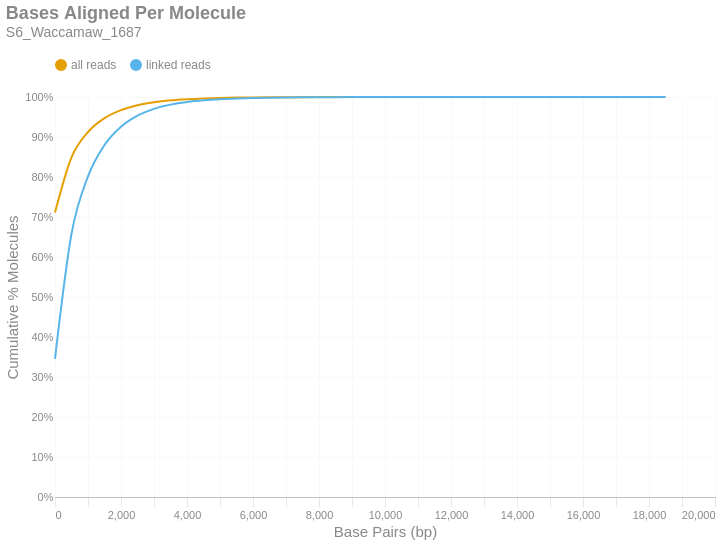

The cell this chart's notebook holds for it:
### Markdown cell above
### Bases Aligned Per Molecule
This is a cumulative frequency distribution showing the number of base pairs aligned per unique molecule. These data are shown in 500 bp bins. There are two distributions: one with `all reads` (yellow) and another with only `linked reads` (blue). The percent of molecules in the `linked reads` distribution is relative to the total number of linked molecules.

### Code cell
if SKIPLR:
    print_html(f"Skipped")
else:
    binned_df = consolidated_hist(valids['aligned_bp'], mask, 500, True)
    with SafeRender(binned_df):
        (
            density_plot(binned_df, 'Bases Aligned Per Molecule', samplename, 'basesper')
            .encode(
                x=alt.X('bin:Q', title="Base Pairs (bp)").axis(tickMinStep=500).scale(padding=0),
                y=alt.Y('value:Q', title='Cumulative % Molecules')
                    .axis(format='%')
                    .scale(domain = [0,1])
                    .stack(False),
                color=alt.Color("key:N").scale(domain = ["all reads", "linked reads"]),
                tooltip = [
                    alt.Tooltip("key:N", title = "Data Type"),
                    alt.Tooltip("range_label:N", title="Bases Aligned Per Molecule"),
                    alt.Tooltip("value:Q", format = ".2%", title="% Molecules (Cum.)")
                ]
            )
        ).display()

### Figure 1 — Vega-Lite specification as saved in the notebook (floating-point values rounded to 4 significant figures)
{"width": "container", "height": 400, "config": {"title": {"anchor": "start", "dy": -15, "fontSize": 18, "color": "#888888", "subtitleColor": "#888888", "subtitleFontSize": 14}, "arc": {"fill": "#0072B2"}, "axis": {"domainColor": "#888888", "domainWidth": 0.5, "gridWidth": 0.2, "grid": false, "titleFontWeight": 400, "titleFontSize": 15, "labelFontSize": 11, "labelColor": "#888888", "tickColor": "#888888", "tickWidth": 0.2, "titleColor": "#888888"}, "axisBand": {"grid": false}, "axisX": {"grid": true, "tickSize": 10, "domainCap": "round"}, "axisY": {"domain": false, "grid": true, "tickSize": 0, "domainCap": "round"}, "background": "transparent", "header": {"labelFontSize": 15, "labelColor": "#888888", "titleFontSize": 15, "titleFontWeight": 600, "titleColor": "#888888"}, "legend": {"labelFont": "sans-serif", "labelFontSize": 12, "labelColor": "#888888", "symbolSize": 100, "symbolType": "circle", "titleFontSize": 12, "titlePadding": 10, "titleColor": "#888888", "title": null, "orient": "top"}, "range": {"category": ["#E69F00", "#56B4E9", "#009E73", "#F0E442", "#0072B2", "#D55E00", "#CC79A7", "#000000"], "diverging": ["#cfe8f3", "#a2d4ec", "#73bfe2", "#46abdb", "#1696d2", "#12719e"]}, "area": {"fill": "#0072B2", "fillOpacity": 0.7, "line": true, "strokeOpacity": 0.7}, "line": {"color": "#0072B2", "stroke": "#0072B2", "strokeWidth": 2}, "trail": {"color": "#0072B2", "stroke": "#0072B2", "strokeWidth": 0, "size": 1}, "point": {"filled": true, "fillOpacity": 1.0, "size": 95}, "text": {"color": "#888888", "fontSize": 11, "align": "right", "fontWeight": 400, "size": 11}, "bar": {"fill": "#0072B2", "stroke": null}, "view": {"stroke": null, "continuousWidth": 660, "continuousHeight": 400}}, "data": {"name": "data-38c2227f09972ff60ef1b189b99fc021"}, "mark": {"type": "line", "interpolate": "monotone", "point": {"opacity": 0, "size": 275}}, "encoding": {"color": {"field": "key", "scale": {"domain": ["all reads", "linked reads"]}, "type": "nominal"}, "tooltip": [{"field": "key", "title": "Data Type", "type": "nominal"}, {"field": "range_label", "title": "Bases Aligned Per Molecule", "type": "nominal"}, {"field": "value", "format": ".2%", "title": "% Molecules (Cum.)", "type": "quantitative"}], "x": {"axis": {"tickMinStep": 500}, "field": "bin", "scale": {"padding": 0}, "title": "Base Pairs (bp)", "type": "quantitative"}, "y": {"axis": {"format": "%"}, "field": "value", "scale": {"domain": [0, 1]}, "stack": false, "title": "Cumulative % Molecules", "type": "quantitative"}}, "params": [{"name": "param_c36ac31b6afebe62", "select": {"type": "point", "fields": ["key"]}, "bind": "legend"}], "title": {"text": "Bases Aligned Per Molecule", "subtitle": "S6_Waccamaw_1687"}, "transform": [{"fold": ["all reads (cumsum)", "linked reads (cumsum)"]}, {"calculate": "replace(datum.key, ' (cumsum)', '')", "as": "key"}, {"filter": {"param": "param_c36ac31b6afebe62"}}], "usermeta": {"embedOptions": {"downloadFileName": "S6_Waccamaw_1687.basesper"}}, "$schema": "https://vega.github.io/schema/vega-lite/v6.1.0.json", "datasets": {"data-38c2227f09972ff60ef1b189b99fc021": [{"bin": "0.0", "interval": "0.0-500.0", "all reads": 0.711, "linked reads": 0.3455, "all reads (cumsum)": 0.711, "linked reads (cumsum)": 0.3455, "range_label": "0-499"}, {"bin": "500.0", "interval": "500.0-1000.0", "all reads": 0.1381, "linked reads": 0.3124, "all reads (cumsum)": 0.8491, "linked reads (cumsum)": 0.6579, "range_label": "500-999"}, {"bin": "1000.0", "interval": "1000.0-1500.0", "all reads": 0.06339, "linked reads": 0.1437, "all reads (cumsum)": 0.9125, "linked reads (cumsum)": 0.8016, "range_label": "1000-1499"}, {"bin": "1500.0", "interval": "1500.0-2000.0", "all reads": 0.03464, "linked reads": 0.07853, "all reads (cumsum)": 0.9471, "linked reads (cumsum)": 0.8802, "range_label": "1500-1999"}, {"bin": "2000.0", "interval": "2000.0-2500.0", "all reads": 0.02015, "linked reads": 0.04569, "all reads (cumsum)": 0.9673, "linked reads (cumsum)": 0.9259, "range_label": "2000-2499"}, {"bin": "2500.0", "interval": "2500.0-3000.0", "all reads": 0.01225, "linked reads": 0.02777, "all reads (cumsum)": 0.9795, "linked reads (cumsum)": 0.9536, "range_label": "2500-2999"}, {"bin": "3000.0", "interval": "3000.0-3500.0", "all reads": 0.007407, "linked reads": 0.01679, "all reads (cumsum)": 0.987, "linked reads (cumsum)": 0.9704, "range_label": "3000-3499"}, {"bin": "3500.0", "interval": "3500.0-4000.0", "all reads": 0.004655, "linked reads": 0.01056, "all reads (cumsum)": 0.9916, "linked reads (cumsum)": 0.981, "range_label": "3500-3999"}, {"bin": "4000.0", "interval": "4000.0-4500.0", "all reads": 0.002918, "linked reads": 0.006617, "all reads (cumsum)": 0.9945, "linked reads (cumsum)": 0.9876, "range_label": "4000-4499"}, {"bin": "4500.0", "interval": "4500.0-5000.0", "all reads": 0.001882, "linked reads": 0.004266, "all reads (cumsum)": 0.9964, "linked reads (cumsum)": 0.9919, "range_label": "4500-4999"}, {"bin": "5000.0", "interval": "5000.0-5500.0", "all reads": 0.001246, "linked reads": 0.002824, "all reads (cumsum)": 0.9977, "linked reads (cumsum)": 0.9947, "range_label": "5000-5499"}, {"bin": "5500.0", "interval": "5500.0-6000.0", "all reads": 0.0007885, "linked reads": 0.001788, "all reads (cumsum)": 0.9984, "linked reads (cumsum)": 0.9965, "range_label": "5500-5999"}, {"bin": "6000.0", "interval": "6000.0-6500.0", "all reads": 0.0005251, "linked reads": 0.001191, "all reads (cumsum)": 0.999, "linked reads (cumsum)": 0.9977, "range_label": "6000-6499"}, {"bin": "6500.0", "interval": "6500.0-7000.0", "all reads": 0.0003426, "linked reads": 0.0007768, "all reads (cumsum)": 0.9993, "linked reads (cumsum)": 0.9984, "range_label": "6500-6999"}, {"bin": "7000.0", "interval": "7000.0-7500.0", "all reads": 0.0002363, "linked reads": 0.0005358, "all reads (cumsum)": 0.9995, "linked reads (cumsum)": 0.999, "range_label": "7000-7499"}, {"bin": "7500.0", "interval": "7500.0-8000.0", "all reads": 0.000137, "linked reads": 0.0003106, "all reads (cumsum)": 0.9997, "linked reads (cumsum)": 0.9993, "range_label": "7500-7999"}, {"bin": "8000.0", "interval": "8000.0-8500.0", "all reads": 9.868e-05, "linked reads": 0.0002238, "all reads (cumsum)": 0.9998, "linked reads (cumsum)": 0.9995, "range_label": "8000-8499"}, {"bin": "8500.0", "interval": "8500.0-9000.0", "all reads": 6.634e-05, "linked reads": 0.0001504, "all reads (cumsum)": 0.9998, "linked reads (cumsum)": 0.9997, "range_label": "8500-8999"}, {"bin": "9000.0", "interval": "9000.0-9500.0", "all reads": 4.687e-05, "linked reads": 0.0001063, "all reads (cumsum)": 0.9999, "linked reads (cumsum)": 0.9998, "range_label": "9000-9499"}, {"bin": "9500.0", "interval": "9500.0-10000.0", "all reads": 2.904e-05, "linked reads": 6.585e-05, "all reads (cumsum)": 0.9999, "linked reads (cumsum)": 0.9998, "range_label": "9500-9999"}, {"bin": "10000.0", "interval": "10000.0-10500.0", "all reads": 2.244e-05, "linked reads": 5.089e-05, "all reads (cumsum)": 0.9999, "linked reads (cumsum)": 0.9999, "range_label": "10000-10499"}, {"bin": "10500.0", "interval": "10500.0-11000.0", "all reads": 1.221e-05, "linked reads": 2.769e-05, "all reads (cumsum)": 1.0, "linked reads (cumsum)": 0.9999, "range_label": "10500-10999"}, {"bin": "11000.0", "interval": "11000.0-11500.0", "all reads": 8.251e-06, "linked reads": 1.871e-05, "all reads (cumsum)": 1.0, "linked reads (cumsum)": 0.9999, "range_label": "11000-11499"}, {"bin": "11500.0", "interval": "11500.0-12000.0", "all reads": 7.921e-06, "linked reads": 1.796e-05, "all reads (cumsum)": 1.0, "linked reads (cumsum)": 0.9999, "range_label": "11500-11999"}, {"bin": "12000.0", "interval": "12000.0-12500.0", "all reads": 7.591e-06, "linked reads": 1.721e-05, "all reads (cumsum)": 1.0, "linked reads (cumsum)": 1.0, "range_label": "12000-12499"}, {"bin": "12500.0", "interval": "12500.0-13000.0", "all reads": 4.621e-06, "linked reads": 1.048e-05, "all reads (cumsum)": 1.0, "linked reads (cumsum)": 1.0, "range_label": "12500-12999"}, {"bin": "13000.0", "interval": "13000.0-13500.0", "all reads": 3.63e-06, "linked reads": 8.232e-06, "all reads (cumsum)": 1.0, "linked reads (cumsum)": 1.0, "range_label": "13000-13499"}, {"bin": "13500.0", "interval": "13500.0-14000.0", "all reads": 2.31e-06, "linked reads": 5.238e-06, "all reads (cumsum)": 1.0, "linked reads (cumsum)": 1.0, "range_label": "13500-13999"}, {"bin": "14000.0", "interval": "14000.0-14500.0", "all reads": 1.65e-06, "linked reads": 3.742e-06, "all reads (cumsum)": 1.0, "linked reads (cumsum)": 1.0, "range_label": "14000-14499"}, {"bin": "14500.0", "interval": "14500.0-15000.0", "all reads": 1.65e-06, "linked reads": 3.742e-06, "all reads (cumsum)": 1.0, "linked reads (cumsum)": 1.0, "range_label": "14500-14999"}, {"bin": "15000.0", "interval": "15000.0-15500.0", "all reads": 9.901e-07, "linked reads": 2.245e-06, "all reads (cumsum)": 1.0, "linked reads (cumsum)": 1.0, "range_label": "15000-15499"}, {"bin": "15500.0", "interval": "15500.0-16000.0", "all reads": 6.601e-07, "linked reads": 1.497e-06, "all reads (cumsum)": 1.0, "linked reads (cumsum)": 1.0, "range_label": "15500-15999"}, {"bin": "16000.0", "interval": "16000.0-16500.0", "all reads": 3.3e-07, "linked reads": 7.483e-07, "all reads (cumsum)": 1.0, "linked reads (cumsum)": 1.0, "range_label": "16000-16499"}, {"bin": "16500.0", "interval": "16500.0-17000.0", "all reads": 0.0, "linked reads": 0.0, "all reads (cumsum)": 1.0, "linked reads (cumsum)": 1.0, "range_label": "16500-16999"}, {"bin": "17000.0", "interval": "17000.0-17500.0", "all reads": 3.3e-07, "linked reads": 7.483e-07, "all reads (cumsum)": 1.0, "linked reads (cumsum)": 1.0, "range_label": "17000-17499"}, {"bin": "17500.0", "interval": "17500.0-18000.0", "all reads": 0.0, "linked reads": 0.0, "all reads (cumsum)": 1.0, "linked reads (cumsum)": 1.0, "range_label": "17500-17999"}, {"bin": "18000.0", "interval": "18000.0-18500.0", "all reads": 3.3e-07, "linked reads": 7.483e-07, "all reads (cumsum)": 1.0, "linked reads (cumsum)": 1.0, "range_label": "18000-18499"}, {"bin": "18500.0", "interval": "18500.0-19000.0", "all reads": 6.601e-07, "linked reads": 1.497e-06, "all reads (cumsum)": 1.0, "linked reads (cumsum)": 1.0, "range_label": "18500-18999"}]}}
